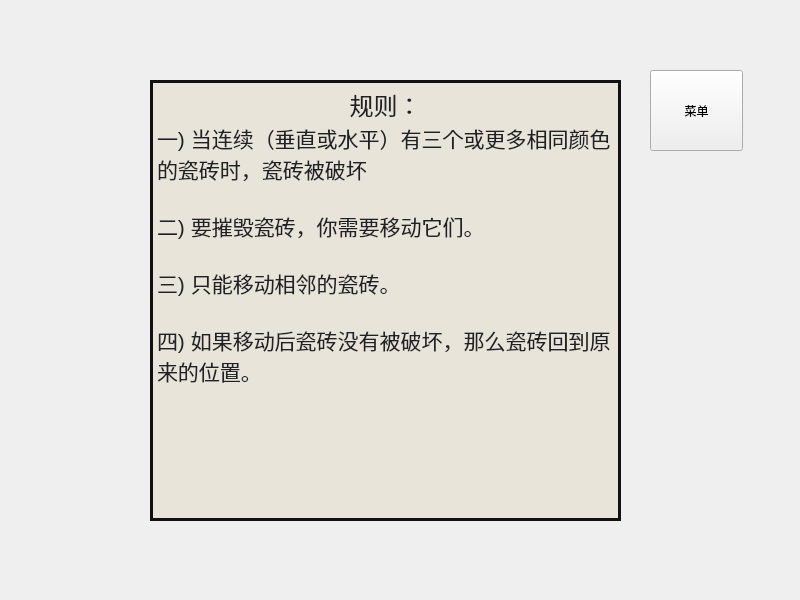
<?xml version="1.0" encoding="UTF-8"?>
<ui version="4.0">
 <class>MainWindow</class>
 <widget class="QMainWindow" name="MainWindow">
  <property name="geometry">
   <rect>
    <x>0</x>
    <y>0</y>
    <width>800</width>
    <height>600</height>
   </rect>
  </property>
  <property name="windowTitle">
   <string>京剧</string>
  </property>
  <property name="styleSheet">
   <string notr="true"/>
  </property>
  <widget class="QWidget" name="centralwidget">
   <widget class="QPushButton" name="menuButton">
    <property name="geometry">
     <rect>
      <x>650</x>
      <y>70</y>
      <width>93</width>
      <height>81</height>
     </rect>
    </property>
    <property name="styleSheet">
     <string notr="true"/>
    </property>
    <property name="text">
     <string>菜单</string>
    </property>
   </widget>
   <widget class="QTextBrowser" name="textBrowser">
    <property name="geometry">
     <rect>
      <x>150</x>
      <y>80</y>
      <width>471</width>
      <height>441</height>
     </rect>
    </property>
    <property name="styleSheet">
     <string notr="true">background-color: rgba(232, 228, 216, 0.95);
border: 3px solid #111;</string>
    </property>
    <property name="html">
     <string>&lt;!DOCTYPE HTML PUBLIC &quot;-//W3C//DTD HTML 4.0//EN&quot; &quot;http://www.w3.org/TR/REC-html40/strict.dtd&quot;&gt;
&lt;html&gt;&lt;head&gt;&lt;meta name=&quot;qrichtext&quot; content=&quot;1&quot; /&gt;&lt;style type=&quot;text/css&quot;&gt;
p, li { white-space: pre-wrap; }
&lt;/style&gt;&lt;/head&gt;&lt;body style=&quot; font-family:'MS Shell Dlg 2'; font-size:7.8pt; font-weight:400; font-style:normal;&quot;&gt;
&lt;p align=&quot;center&quot; style=&quot; margin-top:0px; margin-bottom:0px; margin-left:0px; margin-right:0px; -qt-block-indent:0; text-indent:0px;&quot;&gt;&lt;a name=&quot;tw-target-text&quot;&gt;&lt;/a&gt;&lt;span style=&quot; font-family:'inherit'; font-size:18pt; color:#202124;&quot;&gt;规&lt;/span&gt;&lt;span style=&quot; font-family:'inherit'; font-size:18pt; color:#202124;&quot;&gt;则：&lt;/span&gt;&lt;/p&gt;
&lt;p style=&quot; margin-top:0px; margin-bottom:0px; margin-left:0px; margin-right:0px; -qt-block-indent:0; text-indent:0px;&quot;&gt;&lt;a name=&quot;tw-target-text&quot;&gt;&lt;/a&gt;&lt;span style=&quot; font-family:'inherit'; font-size:16pt; color:#202124;&quot;&gt;一&lt;/span&gt;&lt;span style=&quot; font-family:'inherit'; font-size:16pt; color:#202124;&quot;&gt;) 当连续（垂直或水平）有&lt;/span&gt;&lt;a name=&quot;tw-target-text&quot;&gt;&lt;/a&gt;&lt;span style=&quot; font-family:'inherit'; font-size:16pt; color:#202124;&quot;&gt;三&lt;/span&gt;&lt;span style=&quot; font-family:'inherit'; font-size:16pt; color:#202124;&quot;&gt;个或更多相同颜色的瓷砖时，瓷砖被破坏&lt;/span&gt;&lt;/p&gt;
&lt;p style=&quot;-qt-paragraph-type:empty; margin-top:0px; margin-bottom:0px; margin-left:0px; margin-right:0px; -qt-block-indent:0; text-indent:0px; font-family:'inherit'; font-size:16pt; color:#202124;&quot;&gt;&lt;br /&gt;&lt;/p&gt;
&lt;p style=&quot; margin-top:0px; margin-bottom:0px; margin-left:0px; margin-right:0px; -qt-block-indent:0; text-indent:0px;&quot;&gt;&lt;a name=&quot;tw-target-text&quot;&gt;&lt;/a&gt;&lt;span style=&quot; font-family:'inherit'; font-size:16pt; color:#202124;&quot;&gt;二&lt;/span&gt;&lt;span style=&quot; font-family:'inherit'; font-size:16pt; color:#202124;&quot;&gt;) 要摧毁瓷砖，你需要移动它们。&lt;/span&gt;&lt;/p&gt;
&lt;p style=&quot;-qt-paragraph-type:empty; margin-top:0px; margin-bottom:0px; margin-left:0px; margin-right:0px; -qt-block-indent:0; text-indent:0px; font-family:'inherit'; font-size:16pt; color:#202124;&quot;&gt;&lt;br /&gt;&lt;/p&gt;
&lt;p style=&quot; margin-top:0px; margin-bottom:0px; margin-left:0px; margin-right:0px; -qt-block-indent:0; text-indent:0px;&quot;&gt;&lt;a name=&quot;tw-target-text&quot;&gt;&lt;/a&gt;&lt;span style=&quot; font-family:'inherit'; font-size:16pt; color:#202124;&quot;&gt;三&lt;/span&gt;&lt;span style=&quot; font-family:'inherit'; font-size:16pt; color:#202124;&quot;&gt;) 只能移动相邻的瓷砖。&lt;/span&gt;&lt;/p&gt;
&lt;p style=&quot;-qt-paragraph-type:empty; margin-top:0px; margin-bottom:0px; margin-left:0px; margin-right:0px; -qt-block-indent:0; text-indent:0px; font-family:'inherit'; font-size:16pt; color:#202124;&quot;&gt;&lt;br /&gt;&lt;/p&gt;
&lt;p style=&quot; margin-top:0px; margin-bottom:0px; margin-left:0px; margin-right:0px; -qt-block-indent:0; text-indent:0px;&quot;&gt;&lt;a name=&quot;tw-target-text&quot;&gt;&lt;/a&gt;&lt;span style=&quot; font-family:'inherit'; font-size:16pt; color:#202124;&quot;&gt;四&lt;/span&gt;&lt;span style=&quot; font-family:'inherit'; font-size:16pt; color:#202124;&quot;&gt;) 如果移动后瓷砖没有被破坏，那么瓷砖回到原来的位置。&lt;/span&gt;&lt;/p&gt;&lt;/body&gt;&lt;/html&gt;</string>
    </property>
   </widget>
  </widget>
 </widget>
 <resources>
  <include location="../../../../venv/Lib/site-packages/QtDesigner/bckg.qrc"/>
 </resources>
 <connections/>
</ui>
